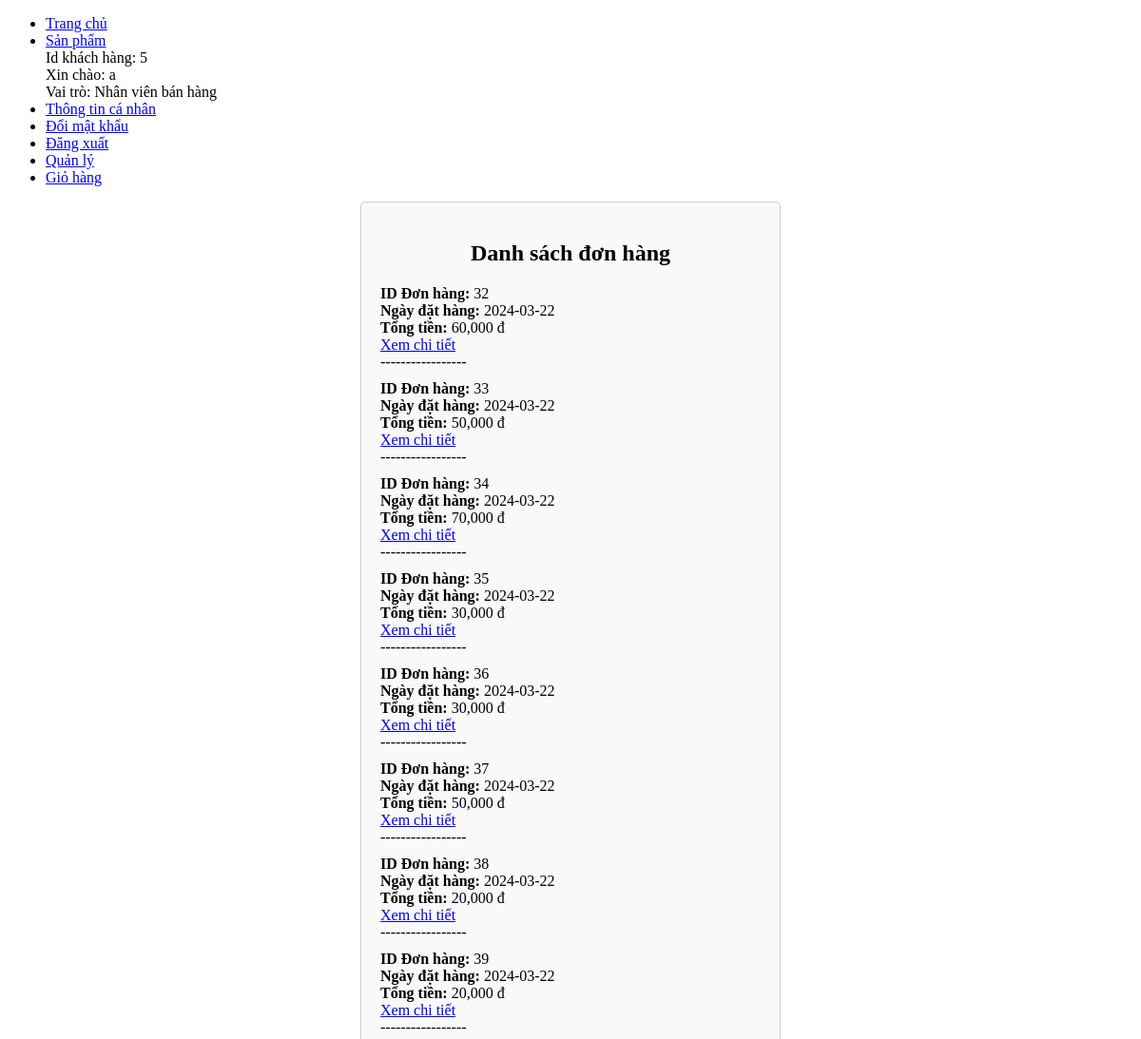
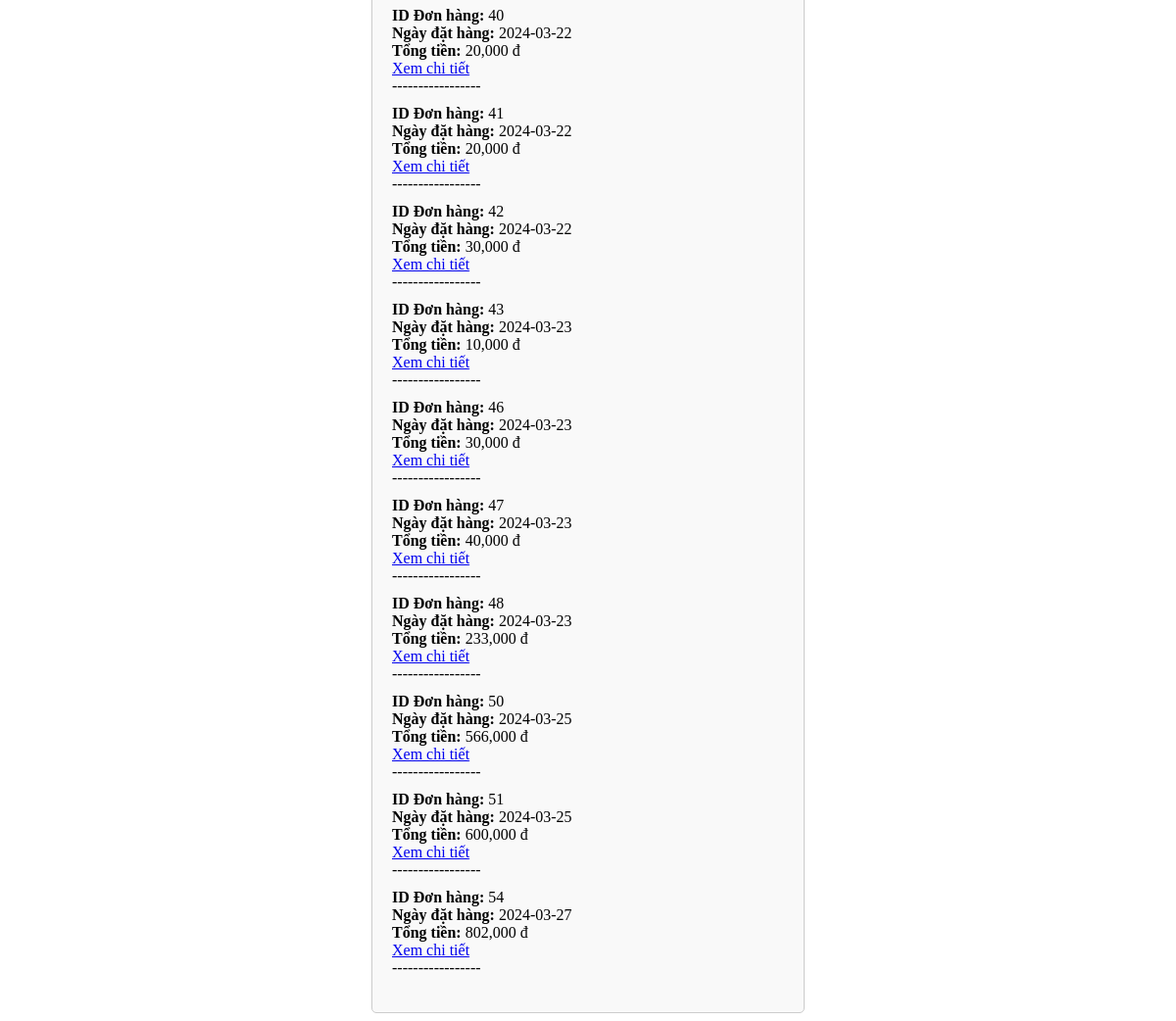
The app's page /user/index.php?ctrl=customerUserController&action=viewOrderList (signed in) with its own data (2 pictures, top to bottom).
### tables this page shows
CREATE TABLE `don_dat_hang` (
  `id` int(11) NOT NULL,
  `id_khach_hang` int(11) DEFAULT NULL,
  `ngay` date DEFAULT NULL,
  `tong_tien` decimal(10,2) DEFAULT NULL,
  `ghi_chu` text DEFAULT NULL,
  `tinh_trang` varchar(224) DEFAULT NULL
);

### lib/database.php (called while the page is built, shortened)
<?php
class Database
{
    private $host = "localhost";
    private $username = "root";
    private $password = "";
    private $database = "phonestore";
    private $conn;
    public function __construct()
    {
        $this->conn = $this->connectDB();
    }
    private function connectDB()
    {
        $conn = mysqli_connect($this->host, $this->username, $this->password, $this->database);
        return $conn;
    }
    public function select($query)
    {
        $result = mysqli_query($this->conn, $query);
        if ($result) {
            $data = mysqli_fetch_all($result, MYSQLI_ASSOC);
            return $data;
        } else {
            die(mysqli_error($this->conn));
        }
    }
}

### lib/session.php (called while the page is built, shortened)
<?php
class Session
{
    public static function getSessionValue($key)
    {
        if (isset($_SESSION[$key])) {
            return $_SESSION[$key];
        } else {
            return null;
        }
    }
}

### user/model/customerUserModel.php (called while the page is built, shortened)
<?php
include(__DIR__ . '/../../lib/database.php');
class customerUserModel
{
    private $db;
    public function __construct()
    {
        $this->db = new Database();
    }
    public function getCustomerByIdNguoiDung()
    {
        $id_nguoi_dung = Session::getSessionValue('login_id');
        $sql = "SELECT * FROM khach_hang WHERE id_nguoi_dung = $id_nguoi_dung";
        $result = $this->db->select($sql);
        return $result;
    }
    public function getOrdersByCustomerId($customerId)
    {
        $sql = "SELECT * FROM don_dat_hang WHERE id_khach_hang = $customerId";
        $result = $this->db->select($sql);
        return $result;
    }
}

### user/view/orderList.php (the view, shortened to what this page needs)
<!DOCTYPE html>
<html lang="vi">
<head>
</head>
<body>
    <div class="customer-info">
        <h2>Danh sách đơn hàng</h2>
        <?php
        if (!empty($orders)) {
            echo '<ul>';
            foreach ($orders as $order) {
                echo '<li>';
                echo '<label>ID Đơn hàng:</label> ' . $order['id'] . '<br>';
                echo '<label>Ngày đặt hàng:</label> ' . $order['ngay'] . '<br>';
                echo '<label>Tổng tiền:</label> ' . number_format($order['tong_tien']) . ' đ<br>';
                echo '<a href="index.php?ctrl=customerUserController&action=viewOrderDetail&id=' . $order['id'] . '">Xem chi tiết</a><br>';
                echo '-----------------';
                echo '</li>';
            }
            echo '</ul>';
        } else {
            echo '<p>Không có đơn hàng nào được tìm thấy cho khách hàng này.</p>';
        }
        ?>
    </div>
</body>
</html>

### user/view/orderList.php (style rules this page uses)
.customer-info { width: 400px; margin: 0 auto; padding: 20px; border: 1px solid #ccc; border-radius: 5px; background-color: #f9f9f9; }
.customer-info h2 { text-align: center; margin-bottom: 20px; }
.customer-info ul { list-style-type: none; padding: 0; }
.customer-info li { margin-bottom: 10px; }
.customer-info label { font-weight: bold; }

### records on screen
don_dat_hang: id "32", ngay "2024-03-22", tong_tien "60,000"
don_dat_hang: id "33", ngay "2024-03-22", tong_tien "50,000"
don_dat_hang: id "34", ngay "2024-03-22", tong_tien "70,000"
don_dat_hang: id "35", ngay "2024-03-22", tong_tien "30,000"
don_dat_hang: id "36", ngay "2024-03-22", tong_tien "30,000"
don_dat_hang: id "37", ngay "2024-03-22", tong_tien "50,000"
don_dat_hang: id "38", ngay "2024-03-22", tong_tien "20,000"
don_dat_hang: id "39", ngay "2024-03-22", tong_tien "20,000"
don_dat_hang: id "40", ngay "2024-03-22", tong_tien "20,000"
don_dat_hang: id "41", ngay "2024-03-22", tong_tien "20,000"
don_dat_hang: id "42", ngay "2024-03-22", tong_tien "30,000"
don_dat_hang: id "43", ngay "2024-03-23", tong_tien "10,000"
don_dat_hang: id "46", ngay "2024-03-23", tong_tien "30,000"
don_dat_hang: id "47", ngay "2024-03-23", tong_tien "40,000"
don_dat_hang: id "48", ngay "2024-03-23", tong_tien "233,000"
don_dat_hang: id "50", ngay "2024-03-25", tong_tien "566,000"
don_dat_hang: id "51", ngay "2024-03-25", tong_tien "600,000"
don_dat_hang: id "54", ngay "2024-03-27", tong_tien "802,000"

### other values on screen
$id_khach_hang "5"
$ten_dang_nhap "a"
$vai_tro "Nhân viên bán hàng"
